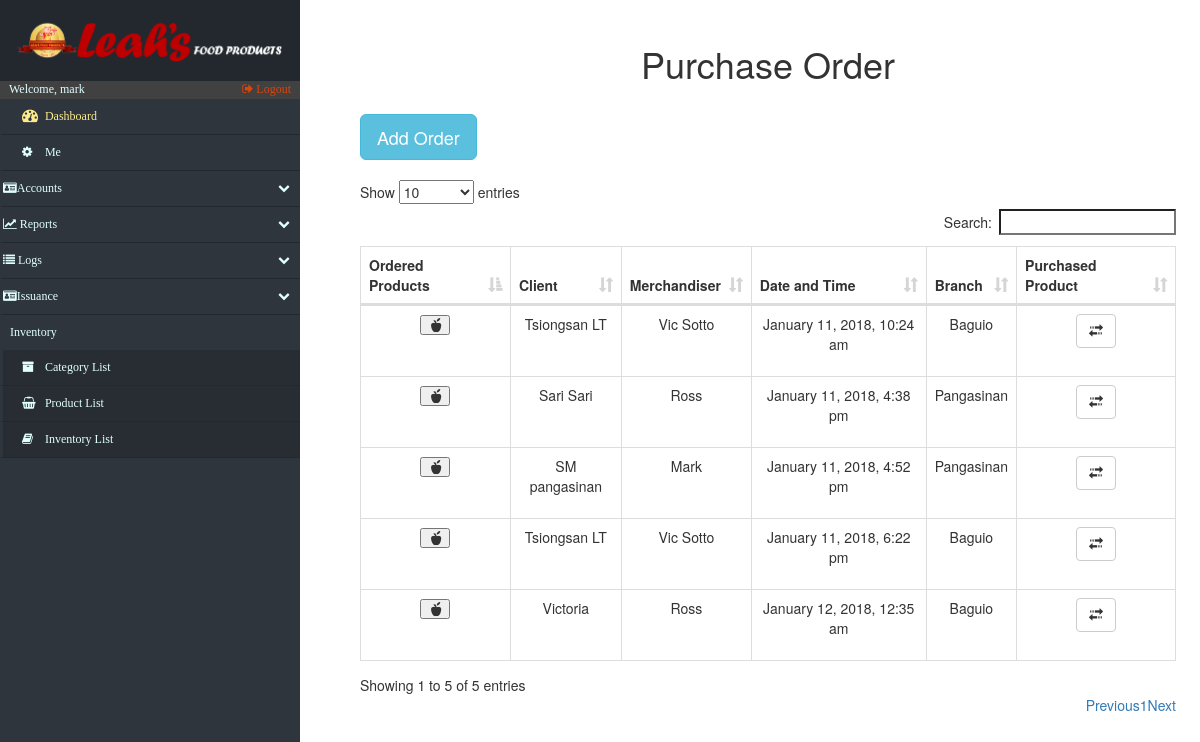
The page /porder.php (signed in) on the database its author committed.
### tables this page shows
CREATE TABLE IF NOT EXISTS `purchased_order` (
  `order_id` int(50) NOT NULL AUTO_INCREMENT,
  `order_date` varchar(50) NOT NULL,
  `client_id` int(15) NOT NULL,
  `merchandiser_id` int(15) NOT NULL,
  PRIMARY KEY (`order_id`)
);

CREATE TABLE IF NOT EXISTS `clients` (
  `c_id` int(15) NOT NULL AUTO_INCREMENT,
  `c_name` varchar(20) NOT NULL,
  `c_address` varchar(20) NOT NULL,
  `c_location` varchar(50) DEFAULT NULL,
  `c_contactperson` varchar(45) DEFAULT NULL,
  `c_contactpersonnumber` varchar(45) DEFAULT NULL,
  PRIMARY KEY (`c_id`)
);

CREATE TABLE IF NOT EXISTS `merchandiser` (
  `m_id` int(15) NOT NULL AUTO_INCREMENT,
  `m_name` varchar(25) NOT NULL,
  `m_contact_number` varchar(25) NOT NULL,
  `m_address` varchar(50) NOT NULL,
  `m_branch` varchar(10) NOT NULL,
  PRIMARY KEY (`m_id`)
);

### porder.php (the view, shortened to what this page needs)
<!DOCTYPE html>
<html lang="en">
<head>
    <?php include('fragments/config.php') ?>
    <link rel="stylesheet" href="https://maxcdn.bootstrapcdn.com/bootstrap/3.3.7/css/bootstrap.min.css">
    <link href="src/css/datatables.css" rel="stylesheet">
    <link href="//maxcdn.bootstrapcdn.com/font-awesome/4.2.0/css/font-awesome.min.css" rel="stylesheet">
    <link href="src/css/sidebar.css" rel="stylesheet">
    <link href="src/css/custom.css" rel="stylesheet">
    <link href="src/css/index.css" rel="stylesheet">
</head>
<body>
    <div class="nav-side-menu">
        <div class="brand">
            <div class="brandtext"></div>
        </div>
        <div class="user_info">
            <span>Welcome, <?php
                echo $_SESSION['username'];
                ?>
            </span>
            <a href="fragments/logout.php">
                <i class="fa fa-sign-out" aria-hidden="true"></i> Logout
            </a>
        </div>
        <div class="menu-list">
            <ul id="menu-content" class="menu-content collapse out">
                <li>
                    <a id="dashboard_txt" href="index.php">
                        <i class="fa fa-dashboard fa-lg"></i> Dashboard
                    </a>
                </li>
                 <li><a href="settings.php"><i class="fa fa-cog"></i> Me</a></li>
                <li data-toggle="collapse" data-target="#accounts" class="collapsed">
                    <i class="fa fa-id-card" aria-hidden="true"></i>Accounts <span class="arrow"></span>
                </li>
                <li data-toggle="collapse" data-target="#reports" class="collapsed">
                    <i class="fa fa-line-chart" aria-hidden="true"></i> Reports <span class="arrow"></span>
                </li>
                <li data-toggle="collapse" data-target="#issue" class="collapsed">
                    <i class="fa fa-list" aria-hidden="true"></i> Logs <span class="arrow"></span>
                </li>
                 <li data-toggle="collapse" data-target="#issuance" class="collapsed">
                    <i class="fa fa-id-card" aria-hidden="true"></i>Issuance<span class="arrow"></span>
                </li>
                <div class="sub-menu_nct">
                    <span class="sub-menu">Inventory
                    </span>
                </div>
                <li class="sub-menu_nc">
                    <a class="sub-menu_nc" href="categories.php">
                        <i class="fa fa-archive"> </i> Category List
                    </a>
                </li>
                <li class="sub-menu_nc">
                    <a class="sub-menu_nc" href="products.php">
                        <i class="fa fa-shopping-basket"> </i> Product List
                    </a>
                </li>
                <li class="sub-menu_nc">
                    <a href="inventory.php">
                        <i class="fa fa-book"> </i> Inventory List
                    </a>
                </li>
            </ul>
        </div>
    </div>
    <div id="page-content-wrapper">
        <div class="containers">
            <table class="table table-striped table-bordered">
                <h1 align="center">Purchase Order</h1>
            </table>
            <?php
							$retrieve = ("SELECT * FROM purchased_order INNER JOIN clients ON purchased_order.client_id = clients.c_id INNER JOIN merchandiser ON purchased_order.merchandiser_id = merchandiser.m_id");
							$results = mysqli_query($db, $retrieve);
						?>
                <table class="table table-striped table-bordered">
                    <a href="purchased_order.php"><button type="button" class="btn btn-info btn-lg" data-toggle="modal">Add Order</button></a>
                </table>
					<table id="datatables" class="table table-hover table-bordered dataTable" cellspacing="0" width="100%" role="grid" aria-describedby="myTable_info" style="width: 100%;">
						<thead>
							<tr>
								<th>Ordered Products</th>
								<th>Client</th>
								<th>Merchandiser</th>
								<th>Date and Time</th>
								<th>Branch</th>
								<th>Purchased Product</th>
							</tr>
						</thead>
						<tbody>
							<?php
								foreach ($results as $data):
							?>
								<tr>
										<?php
											$po_id=$data["order_id"];
										?>
									<td data-title="Products Ordered">
                                        <table class="table table-striped table-bordered">
                                            <button type="button" class="glyphicon glyphicon-apple" data-toggle="modal" aria-hidden="true" data-target="#<?php echo $po_id ?>"></button>
                                        </table>
									</td>
									<td data-title="c_id">
										<?php echo $data["c_name"];
											$c_id=$data["c_id"];?>
									</td>
									<td data-title="m_id">
										<?php echo $data["m_name"];
											$m_id=$data["m_id"];?>
									</td>
									<td data-title="Date/Time">
										<?php echo $data["order_date"]; ?>
									</td>
									<td data-title="Branch">
										<?php
										$passBranch = $data["c_location"];
                                        echo $passBranch;
										?>
									</td>
									<td data-title="Purchased Product">
                                        <table class="table table-striped table-bordered">
                                            <a href="purchased_order_fn.php?po_id=<?php echo $po_id; ?>&Branch=<?php echo $passBranch; ?>&c_id=<?php echo $c_id; ?>&m_id=<?php echo $m_id; ?>">
                                                <button type="button" class="btn btn-default">
                                                <span class="glyphicon glyphicon-transfer" aria-hidden="true"></span>
                                                </button>
                                            </a>
                                        </table>
                                </td>
								</tr>
								<?php
								endforeach;
							?>
						</tbody>
					</table>
		</div>
    </div>
</body>
</html>

### src/css/datatables.css (style rules this page uses)
table.dataTable { clear: both; width: auto; text-align: center; margin-top: 6px !important; margin-bottom: 6px !important; max-width: none !important; border-collapse: separate !important }
table.dataTable td, table.dataTable th { -webkit-box-sizing: content-box; box-sizing: content-box }
table.dataTable thead>tr>th.sorting_asc, table.dataTable thead>tr>th.sorting_desc, table.dataTable thead>tr>th.sorting, table.dataTable thead>tr>td.sorting_asc, table.dataTable thead>tr>td.sorting_desc, table.dataTable thead>tr>td.sorting { padding-right: 30px }
table.dataTable thead .sorting, table.dataTable thead .sorting_asc, table.dataTable thead .sorting_desc, table.dataTable thead .sorting_asc_disabled, table.dataTable thead .sorting_desc_disabled { cursor: pointer; position: relative }
table.dataTable thead .sorting:after, table.dataTable thead .sorting_asc:after, table.dataTable thead .sorting_desc:after, table.dataTable thead .sorting_asc_disabled:after, table.dataTable thead .sorting_desc_disabled:after { position: absolute; bottom: 8px; right: 8px; display: block; font-family: 'Glyphicons Halflings'; opacity: 0.5 }
table.dataTable thead .sorting:after { opacity: 0.2; content: "\e150" }
table.dataTable thead .sorting_asc:after { content: "\e155" }
table.table-bordered.dataTable th, table.table-bordered.dataTable td { border-left-width: 0 }
table.table-bordered.dataTable th:last-child, table.table-bordered.dataTable th:last-child, table.table-bordered.dataTable td:last-child, table.table-bordered.dataTable td:last-child { border-right-width: 0 }
table.table-bordered.dataTable tbody th, table.table-bordered.dataTable tbody td { border-bottom-width: 0 }

### src/css/sidebar.css (style rules this page uses)
.nav-side-menu { overflow: hidden; font-family: verdana; font-size: 12px; font-weight: 200; background-color: #2e353d; position: fixed; top: 0px; width: 300px; height: 100%; color: #e1ffff; }
.nav-side-menu .brand { background-color: #23282e; line-height: 50px; display: block; text-align: center; font-size: 14px; }
.nav-side-menu ul, .nav-side-menu li { list-style: none; padding: 0px; margin: 0px; line-height: 35px; cursor: pointer; }
.nav-side-menu li { padding-left: 0px; border-left: 3px solid #2e353d; border-bottom: 1px solid #23282e; }
.nav-side-menu li a { text-decoration: none; color: #e1ffff; }
.nav-side-menu li a i { padding-left: 10px; width: 20px; padding-right: 20px; }
@media (min-width: 800px) { .nav-side-menu .menu-list .menu-content { display: block; } }
body { margin: 0px; padding: 0px; }
#dashboard_txt { color: #fcea8b; }
.sub-menu_nc { background-color: #272d33; }
.sub-menu_nct { padding-left: 10px; }
.nav-side-menu .brand .brandtext { padding: 4%; content: url(../img/LeahsTextAlter.PNG); width: 100%; text-align: center; }
.user_info { background-color: #414141; }
.user_info a { float: right; padding-right: 3%; color: #dd430a; }
.user_info span { padding-left: 3% }
.sub-menu_nc a { display: block; }
.menu-content > li a { display: inline-block; width: 100%; }
#menu-content li a { padding-left: 3%; }

### src/css/custom.css (style rules this page uses)
.containers { padding: 0px; margin: 0px; margin-top:2%; float: right; width: 79%; padding-right: 5%; }
@media (max-width: 1600px) { .containers { width: 75%; padding-right: 4%; } }
@media (max-width: 1400px) { .containers { width: 73%; padding-right 3%;: } }
@media (max-width: 1260px) { .containers { width: 70%; padding-right: 2%; } }

### rows shown on the page
purchased_order: client.c_name "Tsiongsan LT", merchandiser.m_name "Vic Sotto", order_date "January 11, 2018, 10:24 am", client.c_location "Baguio"
purchased_order: client.c_name "Sari Sari", merchandiser.m_name "Ross", order_date "January 11, 2018, 4:38 pm", client.c_location "Pangasinan"
purchased_order: client.c_name "SM pangasinan", merchandiser.m_name "Mark", order_date "January 11, 2018, 4:52 pm", client.c_location "Pangasinan"
purchased_order: client.c_name "Tsiongsan LT", merchandiser.m_name "Vic Sotto", order_date "January 11, 2018, 6:22 pm", client.c_location "Baguio"
purchased_order: client.c_name "Victoria", merchandiser.m_name "Ross", order_date "January 12, 2018, 12:35 am", client.c_location "Baguio"

### other values the page prints
$_SESSION['username'] "mark"
